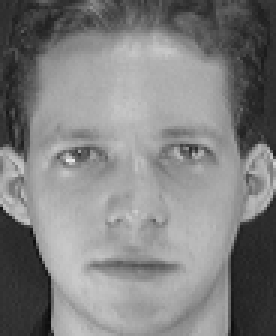
#> input picture University Homework/ORL/s1/1.pgm, 92 x 112 px, found by its file name (shown 3 times larger); its folder holds only this picture in this run
$ python script_module1_2.py
#> lines starting #> are read from the running program, lines starting #| are printed output that depends on the picture
import numpy as np
import cv2
import matplotlib.pyplot as plt
import time
from statistics import mode

nrPeople = 40
nrPicturesTrain = 8
resolution = 112 * 92
image_shape = (112, 92)
pathDS = r"c:\Users\Rares\Desktop\python labs\ORL"


def CreateA(pathDS):
    """
    Create a matrix A containing all training images as column vectors.
    Each column corresponds to a vectorized training image.
    """
    A = np.zeros((resolution, nrPeople * nrPicturesTrain))
    for i in range(1, nrPeople + 1):
        pathFolder = pathDS + f"/s{i}/"
        for j in range(1, nrPicturesTrain + 1):
            pathPhoto = pathFolder + f"{j}.pgm"
            photo = cv2.imread(pathPhoto, 0)
#> photo is the input picture: shape (112, 92); min 11, max 234, mean 128.3
            if photo is not None:
                vectorisedPhoto = photo.reshape(resolution)
#> vectorisedPhoto = 10304 values, max 234 at index 4898, min 11 at index 9676, mean 128.3
                A[:, (i - 1) * nrPicturesTrain + j - 1] = vectorisedPhoto
            else:
                print(f"Image {pathPhoto} not found.")
    print("Dataset shape:", A.shape)
    return A


# [112 lines left out: functions NN, kNN, EF, project_test_image, find_closest_image, display, not called in this run]


def calculateStatistics(A, alg, norm, k=None):
    """
    Calculate recognition rate (RR) and average query time (AQT) for NN or kNN.
    """
    total_time = 0
    correct_predictions = 0

    for person_id in range(1, nrPeople + 1):
        for picture_id in [9, 10]:
            test_path = f"{pathDS}/s{person_id}/{picture_id}.pgm"
            test_picture = cv2.imread(test_path, 0)

            if test_picture is None:
                print(f"Test image {test_path} not found.")
                continue

            test_picture = test_picture.reshape(resolution)

            start_time = time.time()
            if alg == "NN":
                predicted_index = NN(A, test_picture, norm)
            else:
                predicted_index = kNN(A, test_picture, norm, k)
            predicted_person = predicted_index // nrPicturesTrain + 1

            if predicted_person == person_id:
                correct_predictions += 1

            end_time = time.time()
            total_time += end_time - start_time

    RR = correct_predictions / (nrPeople * 2)
    AQT = total_time / (nrPeople * 2)
    save_txt(RR, AQT)
    return RR, AQT


def save_txt(rr, aqt, filename=r"c:\Users\Rares\Desktop\python labs\results.txt"):
    """
    Save the recognition rate (RR) and average query time (AQT) to a text file.
    """
    with open(filename, "a") as file:
        file.write(f"RR: {rr:.4f}, AQT: {aqt:.4f} seconds\n")


A = CreateA(pathDS)


norms = [1, 2, 3, 4]
k = 4


testPerson = int(input("Test person number id: "))
#> the answer given: 3
testPicture = int(input("Test picture number: "))
#> the answer given: 3
testPath = f"{pathDS}/s{testPerson}/{testPicture}.pgm"
testPicture = cv2.imread(testPath, 0)
if testPicture is not None:
    testPicture = np.reshape(testPicture, (resolution,))
    nn_indices = [NN(A, testPicture, norm) for norm in norms]
    knn_indices = [
        kNN(A, testPicture, norm, k) if k > 1 else [kNN(A, testPicture, norm, k)]
        for norm in norms
    ]


    for norm, nn_idx, knn_idx in zip(norms, nn_indices, knn_indices):
        print(f"\nResults for Norm {norm}:")
        print(f"  NN Match Index: {nn_idx}")
        print(f"  kNN Match Indices: {knn_idx}")
        if isinstance(knn_idx, np.int64):
            knn_idx = [knn_idx]
        display(testPicture, A, nn_idx, knn_idx, k, image_shape)


precision_results = {}
execution_time_results = {}

for norm in norms:
    RR, AQT = calculateStatistics(A, "NN", norm)
#> in calculateStatistics, `RR = correct_predictions / (nrPeople * 2)`: RR = 0
#> RR = 0; AQT = 0
    precision_results[f"NN_norm_{norm}"] = RR
    execution_time_results[f"NN_norm_{norm}"] = AQT
    print(f"NN Norm {norm}: RR = {RR:.4f}, AQT = {AQT:.4f} seconds")
#| NN Norm 1: RR = 0.0000, AQT = 0.0000 seconds

    RR, AQT = calculateStatistics(A, "kNN", norm, k)
    precision_results[f"kNN_norm_{norm}"] = RR
    execution_time_results[f"kNN_norm_{norm}"] = AQT
    print(f"kNN Norm {norm}: RR = {RR:.4f}, AQT = {AQT:.4f} seconds")
#| kNN Norm 1: RR = 0.0000, AQT = 0.0000 seconds


plt.figure(figsize=(10, 5))
plt.plot(norms, [precision_results[f"NN_norm_{norm}"] for norm in norms], label="NN Precision", marker="o")
plt.plot(norms, [precision_results[f"kNN_norm_{norm}"] for norm in norms], label="kNN Precision", marker="o")
plt.xlabel("Norm")
plt.ylabel("Recognition Rate (RR)")
plt.title("Precision Comparison for NN and kNN")
plt.legend()
plt.grid(True)
plt.show()
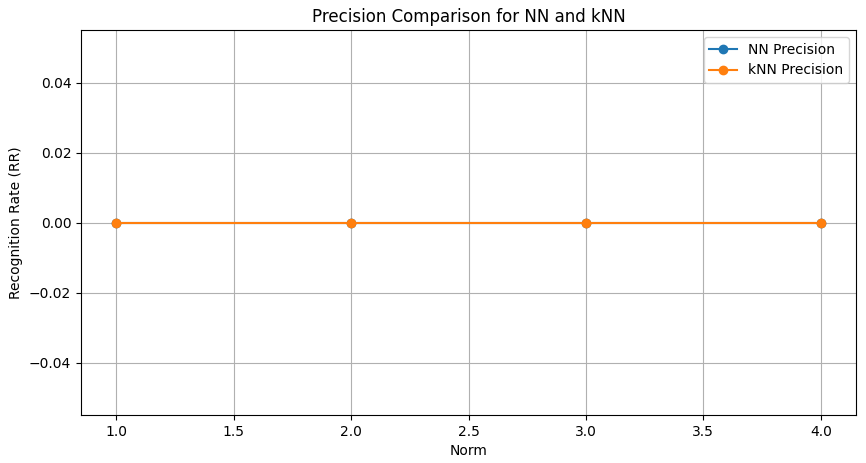
#> figure drawn by matplotlib, 1 panel


plt.figure(figsize=(10, 5))
plt.plot(norms, [execution_time_results[f"NN_norm_{norm}"] for norm in norms], label="NN Execution Time", marker="o")
plt.plot(norms, [execution_time_results[f"kNN_norm_{norm}"] for norm in norms], label="kNN Execution Time", marker="o")
plt.xlabel("Norm")
plt.ylabel("Average Query Time (AQT) (seconds)")
plt.title("Execution Time Comparison for NN and kNN")
plt.legend()
plt.grid(True)
plt.show()
